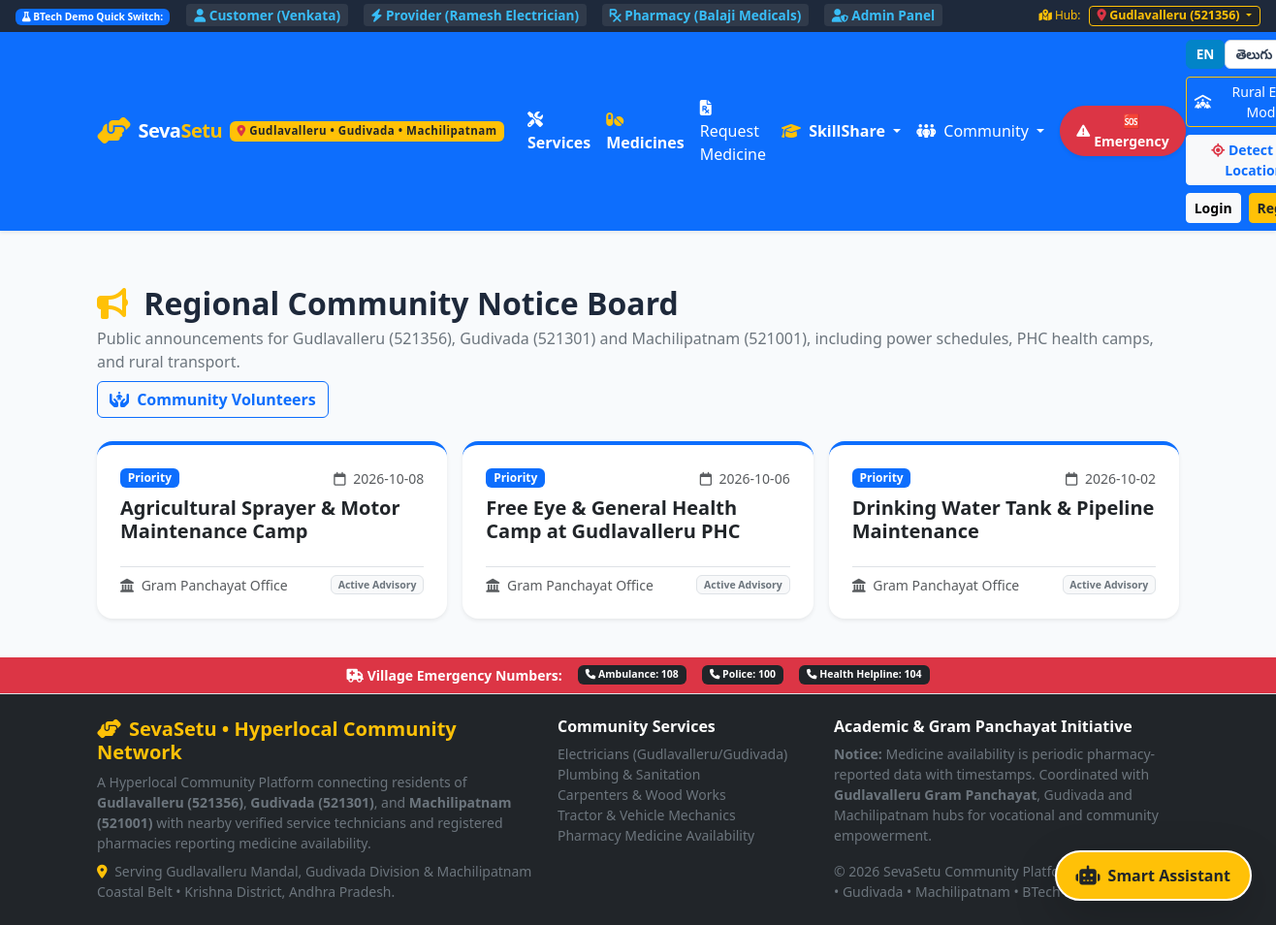
/notices, run on an earlier commit of the app's database.
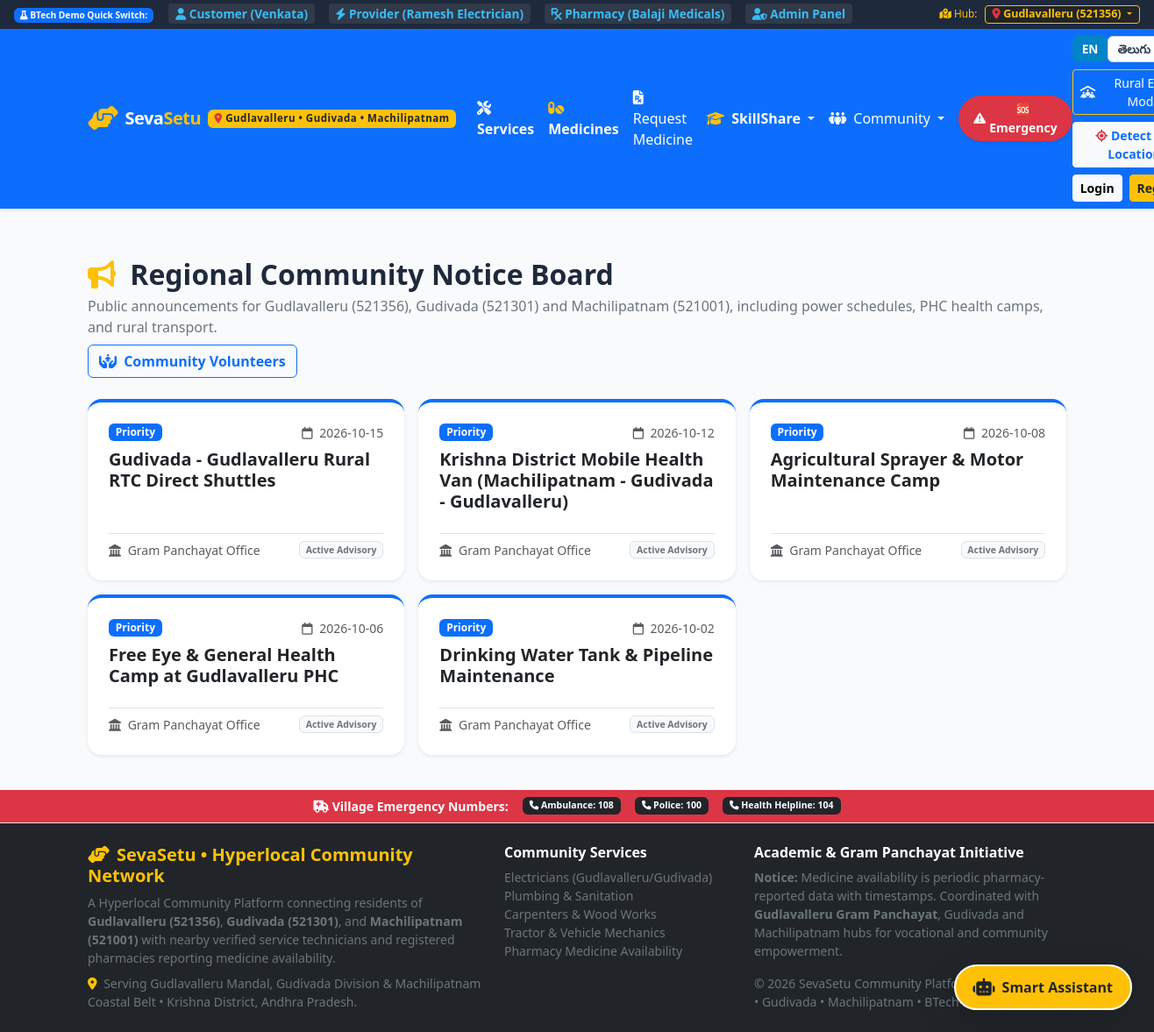
And on a later commit of the database.
### tables this page shows
CREATE TABLE community_notices (
        notice_id INTEGER PRIMARY KEY AUTOINCREMENT,
        title TEXT NOT NULL,
        category TEXT NOT NULL,
        content TEXT NOT NULL,
        date_effective TEXT,
        is_active INTEGER DEFAULT 1,
        created_at TIMESTAMP DEFAULT CURRENT_TIMESTAMP
    );

### routes/customer.py (the view)
@customer_bp.route('/notices')
def notices():
    all_notices = query_db("SELECT * FROM community_notices WHERE is_active = 1 ORDER BY date_effective DESC")
    return render_template('notices.html', notices=all_notices)

### database.py (called while the page is built)
def get_db():
    if 'db' not in g:
        g.db = sqlite3.connect(Config.DATABASE_PATH)
        g.db.row_factory = sqlite3.Row
        g.db.execute("PRAGMA foreign_keys = ON")
        g.db.create_function("haversine", 4, haversine)
    return g.db

def query_db(query, args=(), one=False):
    db = get_db()
    cur = db.execute(query, args)
    rv = cur.fetchall()
    cur.close()
    return (rv[0] if rv else None) if one else rv

### templates/notices.html (shortened to what this page needs)
{% extends 'base.html' %}
{% block content %}
<div class="container py-4">
  <div class="d-flex justify-content-between align-items-center flex-wrap gap-2 mb-4">
    <div>
      <h2 class="fw-bold mb-1">
        <i class="fa-solid fa-bullhorn text-warning me-2"></i> Regional Community Notice Board
      </h2>
      <p class="text-secondary mb-0">
        Public announcements for Gudlavalleru (521356), Gudivada (521301) and Machilipatnam (521001), including power schedules, PHC health camps, and rural transport.
      </p>
    </div>
    <a href="{{ url_for('customer.volunteers_view') }}" class="btn btn-outline-primary fw-bold">
      <i class="fa-solid fa-hands-holding-child me-1"></i> Community Volunteers
    </a>
  </div>
  {% if notices %}
  <div class="row g-3">
    {% for notice in notices %}
    <div class="col-md-6 col-lg-4">
      <div class="card h-100 border-0 shadow-sm rounded-4 p-4 bg-white border-top border-4 {% if notice.priority == 'Urgent' %}border-danger{% elif notice.priority == 'High' %}border-warning{% else %}border-primary{% endif %}">
        <div class="d-flex justify-content-between align-items-center mb-2">
          <span class="badge {% if notice.priority == 'Urgent' %}bg-danger{% elif notice.priority == 'High' %}bg-warning text-dark{% else %}bg-primary{% endif %} fw-bold">
            {{ notice.priority }} Priority
          </span>
          <small class="text-muted"><i class="fa-regular fa-calendar me-1"></i> {{ notice.date_effective }}</small>
        </div>
        <h5 class="fw-bold text-dark mb-2">{{ notice.title }}</h5>
        <p class="text-secondary small mb-3 flex-grow-1">{{ notice.message }}</p>
        <div class="pt-2 border-top d-flex justify-content-between align-items-center text-muted small">
          <span><i class="fa-solid fa-landmark me-1"></i> {{ notice.posted_by or 'Gram Panchayat Office' }}</span>
          <span class="badge bg-light text-secondary border">Active Advisory</span>
        </div>
      </div>
    </div>
    {% endfor %}
  </div>
  {% else %}
  <div class="text-center py-5 bg-light rounded-4">
    <i class="fa-solid fa-bell-slash text-muted fs-1 mb-3"></i>
    <h4 class="fw-bold">No active community notices today</h4>
    <p class="text-muted">Everything is running smoothly in your local area.</p>
  </div>
  {% endif %}
</div>
{% endblock %}

### templates/base.html (shortened to what this page needs)
<!DOCTYPE html>
<html lang="en">
<head>
  <link rel="stylesheet" href="https://cdn.jsdelivr.net/npm/bootstrap@5.3.3/dist/css/bootstrap.min.css">
  <link rel="stylesheet" href="https://cdnjs.cloudflare.com/ajax/libs/font-awesome/6.5.1/css/all.min.css">
  <link rel="stylesheet" href="https://unpkg.com/leaflet@1.9.4/dist/leaflet.css" />
  <link rel="stylesheet" href="{{ url_for('static', filename='css/style.css') }}">
  <link rel="stylesheet" href="{{ url_for('static', filename='css/rural_mode.css') }}">
</head>
<body>
  <div class="demo-bar d-flex justify-content-between align-items-center flex-wrap">
    <div>
      <span class="badge bg-primary me-2"><i class="fa-solid fa-flask"></i> BTech Demo Quick Switch:</span>
      <a href="{{ url_for('auth.quick_login', role='customer') }}"><i class="fa-solid fa-user"></i> Customer (Venkata)</a>
      <a href="{{ url_for('auth.quick_login', role='provider') }}"><i class="fa-solid fa-bolt"></i> Provider (Ramesh Electrician)</a>
      <a href="{{ url_for('auth.quick_login', role='pharmacy') }}"><i class="fa-solid fa-prescription"></i> Pharmacy (Balaji Medicals)</a>
      <a href="{{ url_for('auth.quick_login', role='admin') }}"><i class="fa-solid fa-user-shield"></i> Admin Panel</a>
    </div>
    <div class="d-flex align-items-center gap-2 small text-warning">
      <span class="d-none d-md-inline"><i class="fa-solid fa-map-location-dot"></i> Hub:</span>
      <div class="dropdown d-inline-block">
        <button class="btn btn-sm btn-dark text-warning border-warning dropdown-toggle py-0 px-2 fw-bold" style="font-size: 0.78rem;" type="button" data-bs-toggle="dropdown">
          <i class="fa-solid fa-location-dot text-danger"></i> {{ active_location.name }} ({{ active_location.pincode }})
        </button>
      </div>
    </div>
  </div>
  <nav class="navbar navbar-expand-lg navbar-dark bg-primary sticky-top shadow-sm py-2">
    <div class="container">
      <a class="navbar-brand d-flex align-items-center" href="{{ url_for('customer.index') }}">
        <i class="fa-solid fa-handshake-angle me-2 fs-3 text-warning"></i>
        <span>Seva<span class="text-warning">Setu</span></span>
        <span class="badge bg-warning text-dark ms-2 fw-bold d-none d-sm-inline" style="font-size: 0.72rem; letter-spacing: 0.5px;">
          <i class="fa-solid fa-location-dot text-danger"></i> {{ active_location.name }} &bull; Gudivada &bull; Machilipatnam
        </span>
      </a>
      <div class="collapse navbar-collapse" id="navContent">
        <ul class="navbar-nav me-auto mb-2 mb-lg-0 align-items-lg-center">
          <li class="nav-item">
            <a class="nav-link active fw-bold" href="{{ url_for('customer.services_list') }}">
              <i class="fa-solid fa-screwdriver-wrench me-1"></i> <span data-i18n="services">Services</span>
            </a>
          </li>
          <li class="nav-item">
            <a class="nav-link text-white fw-bold" href="{{ url_for('customer.medicines_list') }}">
              <i class="fa-solid fa-pills me-1 text-warning"></i> <span data-i18n="medicines">Medicines</span>
            </a>
          </li>
          <li class="nav-item">
            <a class="nav-link text-white" href="{{ url_for('customer.medicine_request') }}">
              <i class="fa-solid fa-file-prescription me-1"></i> <span data-i18n="request_medicine">Request Medicine</span>
            </a>
          </li>
          <li class="nav-item dropdown">
            <a class="nav-link dropdown-toggle text-white fw-bold" href="#" role="button" data-bs-toggle="dropdown">
              <i class="fa-solid fa-graduation-cap me-1 text-warning"></i> <span>SkillShare</span>
            </a>
          </li>
          <li class="nav-item dropdown">
            <a class="nav-link dropdown-toggle text-white small" href="#" role="button" data-bs-toggle="dropdown">
              <i class="fa-solid fa-people-group me-1"></i> Community
            </a>
          </li>
          <li class="nav-item ms-lg-2">
            <a class="btn btn-sm btn-danger fw-bold rounded-pill px-3 shadow-sm d-flex align-items-center gap-1" href="{{ url_for('customer.emergency_view') }}">
              <i class="fa-solid fa-triangle-exclamation"></i> <span>🆘 Emergency</span>
            </a>
          </li>
        </ul>
        <div class="d-flex align-items-center gap-2 flex-wrap">
          <div class="btn-group btn-group-sm" role="group" aria-label="Language selection">
            <button type="button" class="lang-btn" data-lang="en" onclick="setLanguage('en')">EN</button>
            <button type="button" class="lang-btn" data-lang="te" onclick="setLanguage('te')">తెలుగు</button>
          </div>
          <button class="btn btn-sm btn-outline-warning text-white d-none d-lg-inline-flex align-items-center gap-1"
                  onclick="toggleRuralMode()" id="ruralModeToggleBtn" title="Toggle simplified picture and audio mode">
          </button>
          <button class="btn btn-sm btn-light text-primary fw-bold" onclick="detectCurrentLocation()" title="Detect current GPS coordinates">
            <i class="fa-solid fa-location-crosshairs text-danger"></i>
            <span class="d-none d-md-inline" data-i18n="detect_location">GPS Location</span>
          </button>
          {% if session.get('user_id') %}
            <div class="dropdown">
              <button class="btn btn-sm btn-light dropdown-toggle fw-bold text-dark" type="button" data-bs-toggle="dropdown">
                <i class="fa-solid fa-circle-user text-primary me-1"></i> {{ session.get('user_name') }}
                {% if session.get('user_role') == 'provider' %}
                  <span class="badge bg-warning text-dark ms-1">Provider</span>
                {% elif session.get('user_role') == 'pharmacy' %}
                  <span class="badge bg-success ms-1">Pharmacy</span>
                {% elif session.get('user_role') == 'admin' %}
                  <span class="badge bg-danger ms-1">Admin</span>
                {% endif %}
              </button>
              <ul class="dropdown-menu dropdown-menu-end shadow">
                {% if session.get('user_role') == 'provider' %}
                  <li><a class="dropdown-item" href="{{ url_for('provider.dashboard') }}"><i class="fa-solid fa-gauge me-2"></i> Provider Dashboard</a></li>
                {% elif session.get('user_role') == 'pharmacy' %}
                  <li><a class="dropdown-item" href="{{ url_for('pharmacy.dashboard') }}"><i class="fa-solid fa-gauge me-2"></i> Pharmacy Dashboard</a></li>
                {% elif session.get('user_role') == 'admin' %}
                  <li><a class="dropdown-item" href="{{ url_for('admin.dashboard') }}"><i class="fa-solid fa-user-shield me-2"></i> Admin Panel</a></li>
                {% else %}
                  <li><a class="dropdown-item" href="{{ url_for('customer.dashboard') }}"><i class="fa-solid fa-clipboard-list me-2"></i> My Bookings & Requests</a></li>
                {% endif %}
                <li><hr class="dropdown-divider"></li>
                <li><a class="dropdown-item text-danger" href="{{ url_for('auth.logout') }}"><i class="fa-solid fa-right-from-bracket me-2"></i> Logout</a></li>
              </ul>
            </div>
          {% else %}
            <a href="{{ url_for('auth.login') }}" class="btn btn-sm btn-light fw-bold" data-i18n="login">Login</a>
            <a href="{{ url_for('auth.register') }}" class="btn btn-sm btn-warning fw-bold text-dark" data-i18n="register">Register</a>
          {% endif %}
        </div>
      </div>
    </div>
  </nav>
  <main class="py-3">
    {% block content %}{% endblock %}
  </main>
  <div class="bg-danger text-white py-2 text-center">
    <div class="container d-flex justify-content-center align-items-center gap-3 flex-wrap small">
      <span class="fw-bold"><i class="fa-solid fa-truck-medical"></i> Village Emergency Numbers:</span>
      <a href="tel:108" class="text-white text-decoration-none badge bg-dark px-2 py-1"><i class="fa-solid fa-phone"></i> Ambulance: 108</a>
      <a href="tel:100" class="text-white text-decoration-none badge bg-dark px-2 py-1"><i class="fa-solid fa-phone"></i> Police: 100</a>
      <a href="tel:104" class="text-white text-decoration-none badge bg-dark px-2 py-1"><i class="fa-solid fa-phone"></i> Health Helpline: 104</a>
    </div>
  </div>
  <footer class="bg-dark text-light py-4 border-top">
    <div class="container">
      <div class="row g-4">
        <div class="col-md-5">
          <h5 class="fw-bold text-warning"><i class="fa-solid fa-handshake-angle me-2"></i>SevaSetu &bull; Hyperlocal Community Network</h5>
          <p class="text-secondary small mb-2">
            A Hyperlocal Community Platform connecting residents of <b>Gudlavalleru (521356)</b>, <b>Gudivada (521301)</b>, and <b>Machilipatnam (521001)</b> with nearby verified service technicians and registered pharmacies reporting medicine availability.
          </p>
          <div class="text-secondary small">
            <i class="fa-solid fa-location-dot text-warning me-1"></i> Serving Gudlavalleru Mandal, Gudivada Division & Machilipatnam Coastal Belt &bull; Krishna District, Andhra Pradesh.
          </div>
        </div>
        <div class="col-md-3">
          <h6 class="fw-bold text-white mb-2">Community Services</h6>
          <ul class="list-unstyled small text-secondary">
            <li><a href="{{ url_for('customer.services_list', category='Electrician') }}" class="text-secondary text-decoration-none">Electricians (Gudlavalleru/Gudivada)</a></li>
            <li><a href="{{ url_for('customer.services_list', category='Plumber') }}" class="text-secondary text-decoration-none">Plumbing & Sanitation</a></li>
            <li><a href="{{ url_for('customer.services_list', category='Carpenter') }}" class="text-secondary text-decoration-none">Carpenters & Wood Works</a></li>
            <li><a href="{{ url_for('customer.services_list', category='Mechanic') }}" class="text-secondary text-decoration-none">Tractor & Vehicle Mechanics</a></li>
            <li><a href="{{ url_for('customer.medicines_list') }}" class="text-secondary text-decoration-none">Pharmacy Medicine Availability</a></li>
          </ul>
        </div>
        <div class="col-md-4">
          <h6 class="fw-bold text-white mb-2">Academic & Gram Panchayat Initiative</h6>
          <p class="text-secondary small">
            <b>Notice:</b> Medicine availability is periodic pharmacy-reported data with timestamps. Coordinated with <b>Gudlavalleru Gram Panchayat</b>, Gudivada and Machilipatnam hubs for vocational and community empowerment.
          </p>
          <div class="small text-secondary">
            &copy; 2026 SevaSetu Community Platform &bull; Gudlavalleru &bull; Gudivada &bull; Machilipatnam &bull; BTech Major Project
          </div>
        </div>
      </div>
    </div>
  </footer>
  <button id="assistantTriggerBtn" class="btn btn-warning text-dark fw-bold rounded-pill shadow-lg d-flex align-items-center gap-2 position-fixed" style="bottom: 25px; right: 25px; z-index: 1040; padding: 12px 20px; border: 2px solid #fff;">
    <i class="fa-solid fa-robot fs-5"></i>
    <span class="d-none d-sm-inline">Smart Assistant</span>
  </button>
</body>
</html>

### static/css/style.css (style rules this page uses)
:root { --primary-color: #0d6efd; --primary-dark: #0a58ca; --secondary-color: #198754; --accent-color: #ff9800; --danger-color: #dc3545; --bg-light: #f8fafc; --text-main: #1e293b; --text-muted: #64748b; --card-shadow: 0 4px 12px rgba(0, 0, 0, 0.06); --card-hover-shadow: 0 10px 24px rgba(0, 0, 0, 0.12); --border-radius: 12px; }
body { font-family: 'Segoe UI', system-ui, -apple-system, sans-serif; color: var(--text-main); background-color: var(--bg-light); min-height: 100vh; display: flex; flex-direction: column; }
main { flex: 1; }
.navbar-brand { font-weight: 800; letter-spacing: -0.5px; }
.demo-bar { background: #1e293b; color: #f1f5f9; font-size: 0.85rem; padding: 6px 16px; }
.demo-bar a { color: #38bdf8; text-decoration: none; font-weight: 600; margin: 0 6px; padding: 2px 8px; border-radius: 4px; background: rgba(255, 255, 255, 0.08); transition: all 0.2s; }

### static/css/rural_mode.css (style rules this page uses)
.lang-btn { padding: 4px 10px; font-size: 0.85rem; font-weight: 700; border-radius: 6px; border: 1px solid #cbd5e1; background: #ffffff; color: #334155; cursor: pointer; }
.lang-btn.active { background: #0284c7; color: #ffffff; border-color: #0284c7; }

What changed in the data, as far as the page shows it:
added community_notices: date_effective "2026-10-15", title "Gudivada - Gudlavalleru Rural RTC Direct Shuttles", posted_by "Gram Panchayat Office"
added community_notices: date_effective "2026-10-12", title "Krishna District Mobile Health Van (Machilipatnam - Gudivada - Gudlavalleru)", posted_by "Gram Panchayat Office"
